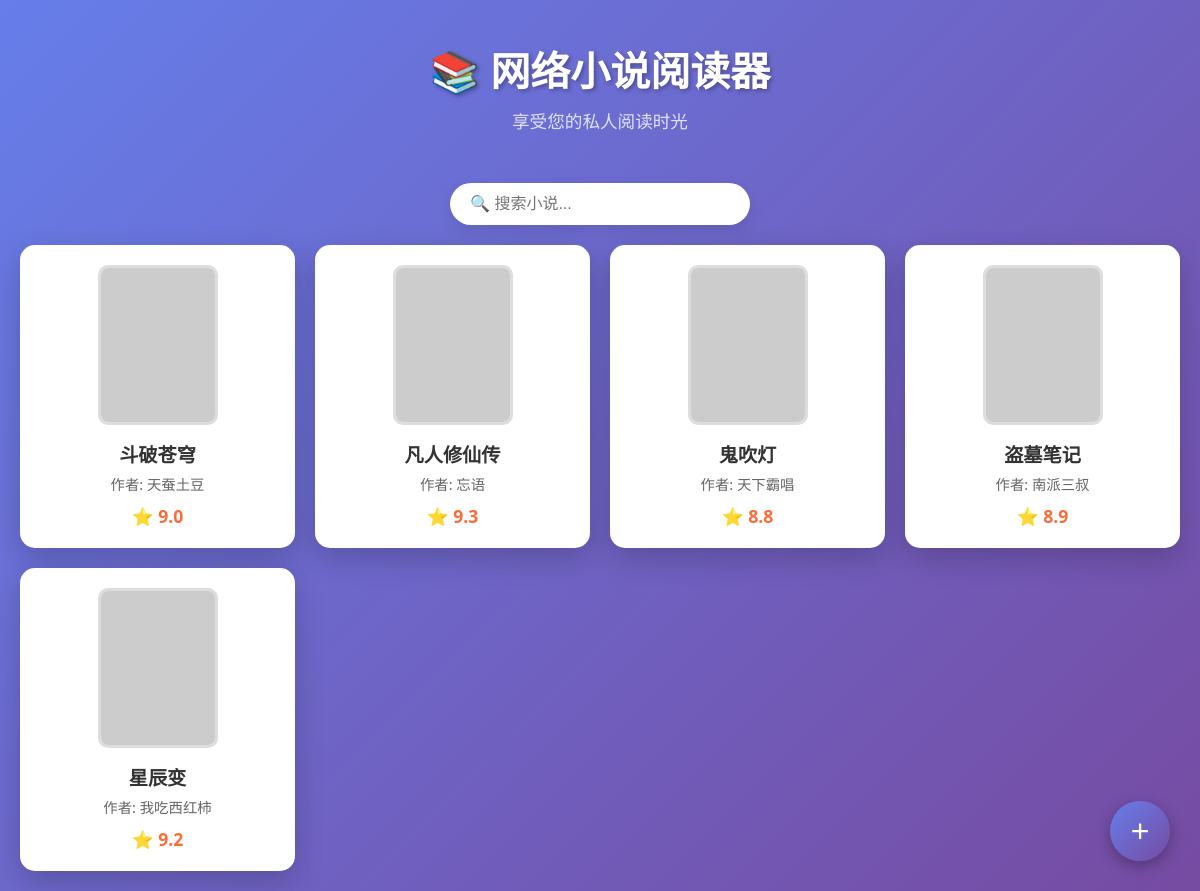
Before: / with the older database file.
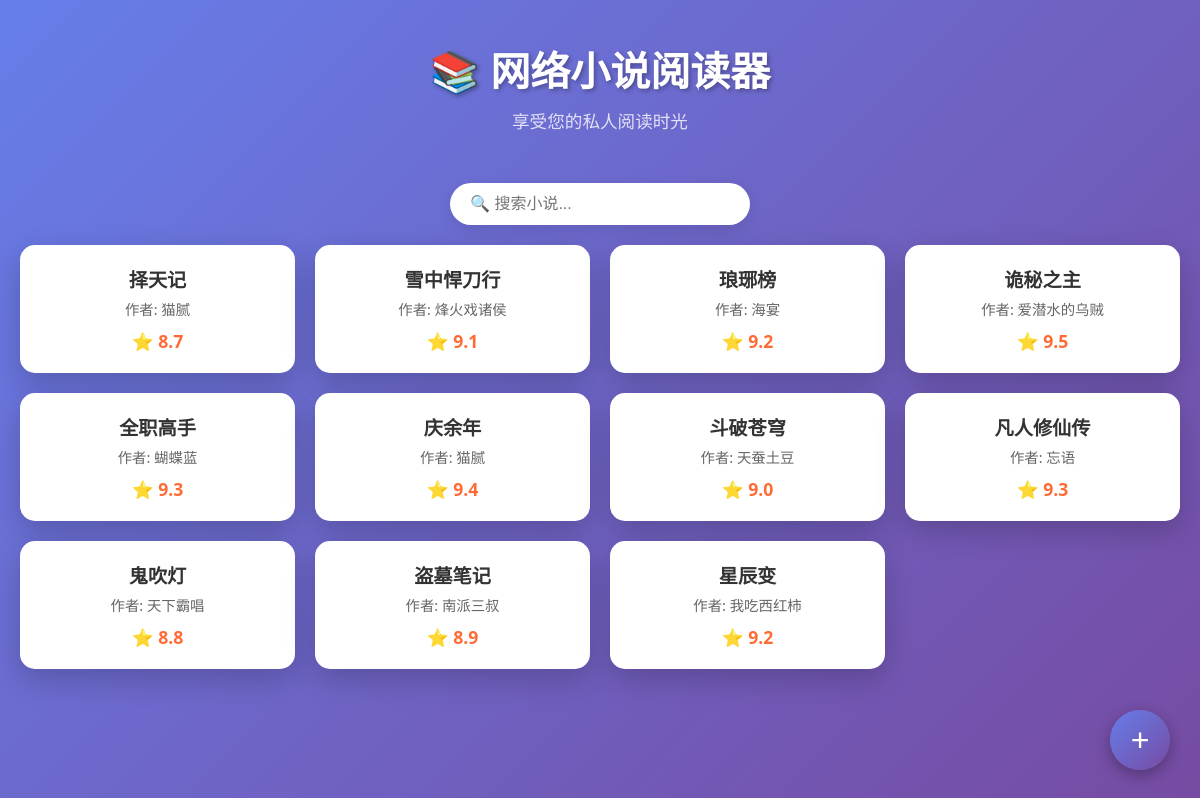
After: the same page with the newer database file.
### tables this page shows
CREATE TABLE novels (
            id INTEGER PRIMARY KEY AUTOINCREMENT,
            title TEXT NOT NULL,
            author TEXT,
            cover_url TEXT,
            description TEXT,
            rating REAL,
            source_url TEXT,
            created_at TIMESTAMP DEFAULT CURRENT_TIMESTAMP
        );

### novel_reader.py (the view)
@app.route('/')
def index():
    novels = novel_manager.get_all_novels()
    return render_template('index.html', novels=novels)

### novel_reader.py (called while the page is built)
    def get_all_novels(self):
        conn = sqlite3.connect('novels.db')
        cursor = conn.cursor()
        cursor.execute('SELECT id, title, author, cover_url, rating FROM novels ORDER BY created_at DESC')
        novels = cursor.fetchall()
        novel_list = []
        for novel in novels:
            novel_list.append({
                'id': novel[0],
                'title': novel[1],
                'author': novel[2],
                'cover_url': novel[3],
                'rating': novel[4]
            })
        conn.close()
        return novel_list

### templates/index.html (shortened to what this page needs)
<!DOCTYPE html>
<html lang="zh-CN">
<head>
</head>
<body>
    <div class="container">
        <header>
            <h1>📚 网络小说阅读器</h1>
            <p class="subtitle">享受您的私人阅读时光</p>
        </header>
        <div class="search-box">
            <input type="text" class="search-input" id="searchInput" placeholder="🔍 搜索小说...">
        </div>
        <div class="novel-grid" id="novelGrid">
            {% for novel in novels %}
            <div class="novel-card" onclick="window.location.href='/novel/{{ novel.id }}'">
                {% if novel.cover_url %}
                <img src="{{ novel.cover_url }}" alt="{{ novel.title }}" class="cover-img" onerror="this.style.display='none'">
                {% endif %}
                <div class="novel-title">{{ novel.title }}</div>
                <div class="novel-author">作者: {{ novel.author }}</div>
                <div class="novel-rating">⭐ {{ "%.1f"|format(novel.rating or 0) }}</div>
            </div>
            {% endfor %}
        </div>
    </div>
    <button class="add-novel-btn" onclick="location.href='/add'">+</button>
</body>
</html>

### templates/index.html (style rules this page uses)
* { margin: 0; padding: 0; box-sizing: border-box; }
body { font-family: 'Segoe UI', Tahoma, Geneva, Verdana, sans-serif; background: linear-gradient(135deg, #667eea, #764ba2); color: #333; min-height: 100vh; padding: 20px; }
.container { max-width: 1200px; margin: 0 auto; }
header { text-align: center; margin-bottom: 30px; padding: 20px; }
h1 { color: white; font-size: 2.5em; margin-bottom: 10px; text-shadow: 2px 2px 4px rgba(0,0,0,0.3); }
.subtitle { color: rgba(255,255,255,0.8); font-size: 1.1em; }
.novel-grid { display: grid; grid-template-columns: repeat(auto-fill, minmax(250px, 1fr)); gap: 20px; margin-top: 20px; }
.novel-card { background: white; border-radius: 15px; padding: 20px; box-shadow: 0 10px 30px rgba(0,0,0,0.2); transition: transform 0.3s ease, box-shadow 0.3s ease; text-align: center; }
.novel-title { font-size: 1.2em; font-weight: bold; color: #333; margin-bottom: 5px; white-space: nowrap; overflow: hidden; text-overflow: ellipsis; }
.novel-author { color: #666; font-size: 0.9em; margin-bottom: 10px; }
.novel-rating { color: #ff6b35; font-weight: bold; font-size: 1.1em; }
.add-novel-btn { position: fixed; bottom: 30px; right: 30px; width: 60px; height: 60px; border-radius: 50%; background: linear-gradient(135deg, #667eea, #764ba2); color: white; border: none; font-size: 2em; cursor: pointer; box-shadow: 0 5px 15px rgba(0,0,0,0.3); display: flex; align-items: center; justify-content: center; }
.search-box { margin: 20px 0; text-align: center; }
.search-input { padding: 12px 20px; border: none; border-radius: 25px; width: 300px; font-size: 16px; box-shadow: 0 5px 15px rgba(0,0,0,0.1); }

Changed rows visible on the page:
added novels: title "择天记", author "猫腻", rating "8.7"
added novels: title "雪中悍刀行", author "烽火戏诸侯", rating "9.1"
added novels: title "琅琊榜", author "海宴", rating "9.2"
added novels: title "诡秘之主", author "爱潜水的乌贼", rating "9.5"
added novels: title "全职高手", author "蝴蝶蓝", rating "9.3"
added novels: title "庆余年", author "猫腻", rating "9.4"
changed novels "斗破苍穹": cover_url: picture removed
changed novels "凡人修仙传": cover_url: picture removed
changed novels "鬼吹灯": cover_url: picture removed
changed novels "盗墓笔记": cover_url: picture removed
changed novels "星辰变": cover_url: picture removed
